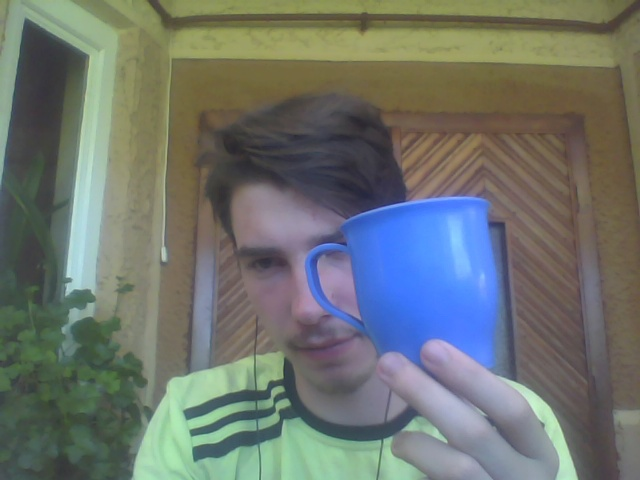
#> input picture projectRelated/totest.jpg, 640 x 480 px, given in place of the camera
$ python detectBlackObj.py   (older library calls are emulated)
#> lines starting #> are read from the running program, lines starting #| are printed output that depends on the picture; after the words box and inside, x2 and y2 are one past the last pixel; in counts of white or black regions, pixels touching at a corner belong together
import cv2
import numpy as np

'''
imgToFind = cv2.imread('toFind.jpg', 0)
ret, thresh = cv2.threshold(imgToFind, 127, 255, cv2.THRESH_BINARY_INV)
'''

cap = cv2.VideoCapture(0)

while True:
    ret, frame = cap.read()
#> frame is the input picture: shape (480, 640, 3); mean B, G, R 110.6, 116.1, 109.8
    cv2.imshow('original', frame)

    frameHSV = cv2.cvtColor(frame, cv2.COLOR_BGR2HSV)
#> frameHSV: shape (480, 640, 3); mean H, S, V 64.3, 66.2, 131.2
    frameGray = cv2.cvtColor(frame, cv2.COLOR_BGR2GRAY)
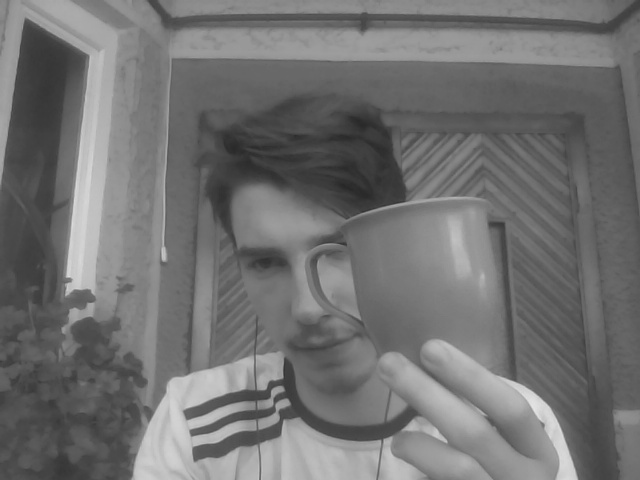
#> frameGray: shape (480, 640); min 39, max 229, mean 113.6
    # cv2.imshow('gray', frameGray)

    equ = cv2.equalizeHist(frameGray)
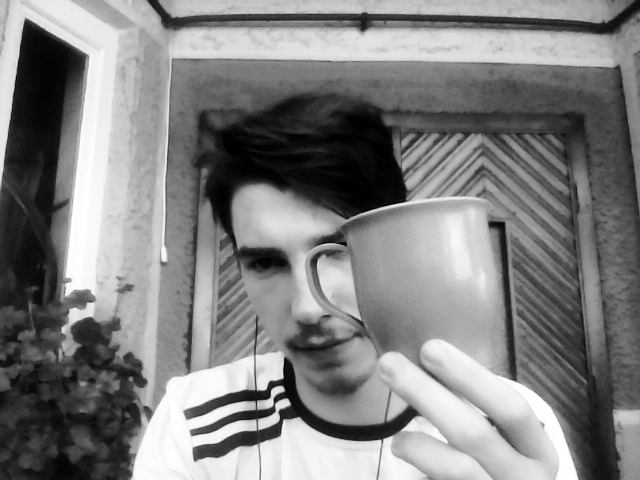
#> equ: shape (480, 640); min 0, max 255, mean 128.6

    ret, thresh = cv2.threshold(equ, 165, 255, cv2.THRESH_BINARY)
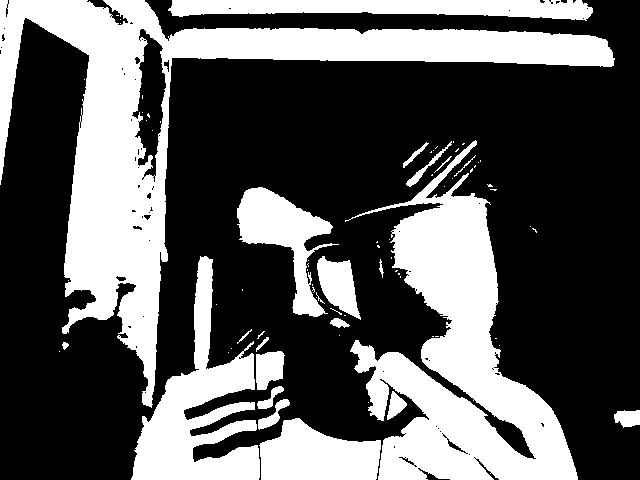
#> thresh: shape (480, 640); 35.6% white; 77 white regions (56 under 20 px), largest, box (x1, y1, x2, y2) and area: (0, 0, 615, 408) 44637, (345, 140, 578, 480) 31800, (131, 256, 260, 480) 11688
    # cv2.imshow('thresh', thresh)
    cv2.imshow('equ', equ)

    lower = np.array([0, 0, 175])
    upper = np.array([179, 255, 255])
    mask = cv2.inRange(frameHSV, lower, upper)
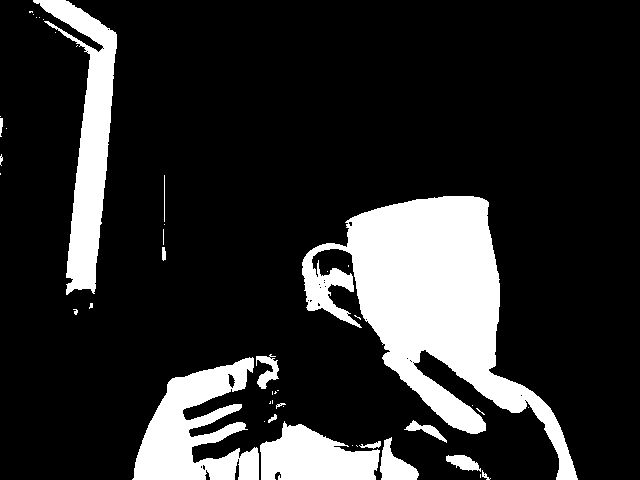
#> mask: shape (480, 640); 17.4% white; 46 white regions (30 under 20 px), largest, box (x1, y1, x2, y2) and area: (302, 196, 578, 480) 29214, (33, 0, 117, 295) 8595, (132, 357, 259, 480) 8549
    cv2.imshow('mask', mask)

    newmask = cv2.bitwise_and(thresh, mask)
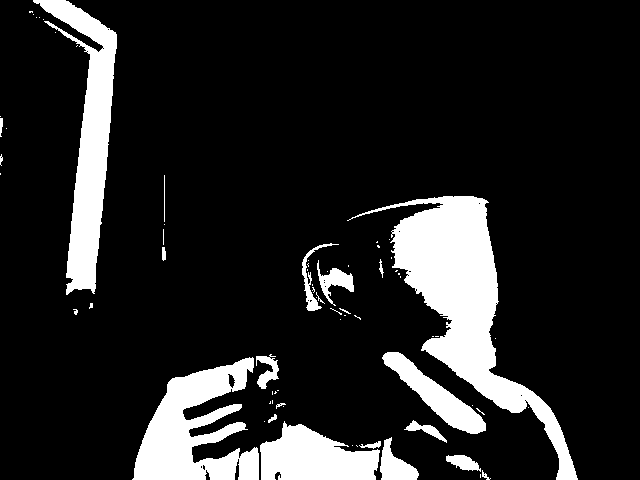
#> newmask: shape (480, 640); 14.4% white; 71 white regions (50 under 20 px), largest, box (x1, y1, x2, y2) and area: (347, 196, 578, 480) 16057, (33, 0, 117, 295) 8595, (132, 357, 259, 480) 8549
    notmask = cv2.bitwise_not(newmask)
#> notmask: shape (480, 640); 85.6% white; 71 black regions (50 under 20 px)
    cv2.imshow('newmask', newmask)
    im, contours, hierarchy = cv2.findContours(newmask, cv2.RETR_EXTERNAL, cv2.CHAIN_APPROX_SIMPLE)
#> contours = 71 contours, 55 with area under 20; largest, box (x1, y1, x2, y2) and area: (347, 196, 578, 480) 15538, (132, 357, 259, 480) 8198, (33, 0, 117, 295) 8189, (260, 421, 380, 480) 4555, (382, 352, 486, 434) 2467
    max_area = 0
    for cnt in contours:
        if cv2.contourArea(cnt) > max_area:
            max_area = cv2.contourArea(cnt)
            maxCnt = cnt
#> this loop made 71 passes
#> max_area on passes 3, 7, 8, 22, 57: 304, 799.5, 4555, 8197.5, 15538
#> cnt on passes 1, 4, 5, 9, 13, 14: [[480, 474], [480, 477]], [[356, 445], [357, 446]], [[352, 445]], [[264, 421]], [[528, 407]], [[283, 406]]
#> after the loop, maxCnt = contour of 600 points, box (x1, y1, x2, y2) (347, 196, 578, 480), area 15538; max_area = 15538

    if max_area > 0:
        x, y, w, h = cv2.boundingRect(maxCnt)
#> x = 347; y = 196; w = 231; h = 284
        roi = notmask[y:y+h, x:x+w]
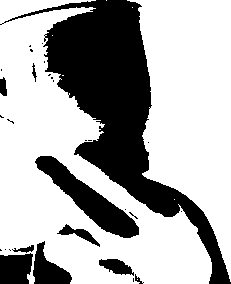
#> roi: shape (284, 231); 67.4% white; 30 black regions (20 under 20 px), largest, box (x1, y1, x2, y2) and area: (0, 0, 231, 284) 16057, (35, 156, 139, 238) 2585, (0, 253, 33, 284) 885
        cv2.imshow('roi', roi)

    cv2.imshow('notmask', notmask)

    if cv2.waitKey(20) & 0xFF == ord('q'):
#> (key q is pressed here)
        break

cap.release()
cv2.destroyAllWindows()
